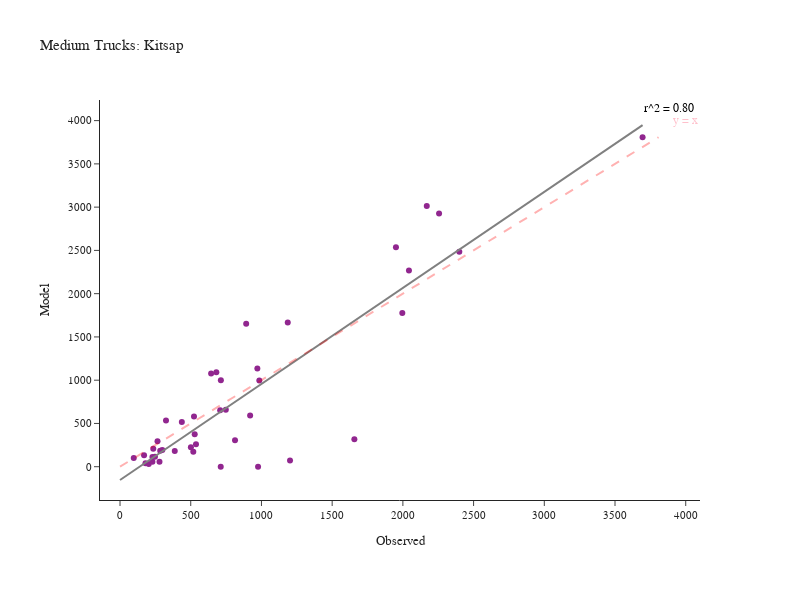

Here is the notebook cell this chart was saved with:
### Code cell
fig = create_truck_chart(df_daily_med, 'Medium', 'Kitsap')
fig.show()

### Figure 1 — Plotly figure (JSON) as saved in the notebook; plotly's stock layout.template omitted (floating-point values rounded to 4 significant figures)
{"data": [{"customdata": [["SR-16  N/O SR-302 NB/SB", "Kitsap"], ["SR-16 N/O SR-160 NB/SB", "Kitsap"], ["SR-16 N/O Tremont NB/SB", "Kitsap"], ["SR-16 S/O SR-3 NB", "Kitsap"], ["SR-104 @ Hood Canal Bridge WB/EB", "Kitsap"], ["SR-104 E/O Hood Canal Bridge WB/EB", "Kitsap"], ["SR-104 N/O Pt Gamble Rd WB/EB", "Kitsap"], ["SR-104 E/O SR-307 WB/EB", "Kitsap"], ["SR-104 E/O Hansville WB/EB", "Kitsap"], ["SR-160 @ SR-16 WB/EB", "Kitsap"], ["SR-160 E/O Long Lake Rd WB/EB", "Kitsap"], ["SR-160 W/O Banner WB/EB", "Kitsap"], ["SR-160 E/O Peterson WB/EB", "Kitsap"], ["SR-160 S/O Southworth Dr WB/EB", "Kitsap"], ["SR-166 E/O SR-16 WB/EB", "Kitsap"], ["SR-3 E/O Sunset Way NB/SB", "Kitsap"], ["SR-3 N/O SR-305 NB/SB", "Kitsap"], ["SR-3 S/O Newberry Hill Rd NB/SB", "Kitsap"], ["SR-3 @ SR-304 NB/SB", "Kitsap"], ["SR-3 NE of SR-16 NB/SB", "Kitsap"], ["SR-3 W/O Lake Flora Rd NB/SB", "Kitsap"], ["SR-303 E/O SR-3 NB/SB", "Kitsap"], ["SR-303 N/O 11th St NB/SB", "Kitsap"], ["SR-303 N/O SR-304 NB/SB", "Kitsap"], ["SR-304 E/O SR-3 WB/EB", "Kitsap"], ["SR-304 W/O Naval WB/EB", "Kitsap"], ["SR-305 W/O SR-307 WB/EB", "Kitsap"], ["SR-305 W/O Suquamish Way WB/EB", "Kitsap"], ["SR-305 N/O Day Rd WB/EB", "Kitsap"], ["SR-305 N/O High School Rd WB/EB", "Kitsap"], ["SR-305 S/O Winslow Way WB/EB", "Kitsap"], ["SR-305 @ Ferry Ramp WB/EB", "Kitsap"], ["SR-307 W/O SR-104 NB/SB", "Kitsap"], ["SR-307 N/O Gunderson NB/SB", "Kitsap"], ["SR-307 S/O Gunderson NB/SB", "Kitsap"], ["SR-307 N/O SR-305 NB/SB", "Kitsap"], ["SR-308 @ SR-3 WB/EB", "Kitsap"], ["SR-308 E/O SR-3 WB/EB", "Kitsap"], ["SR-308 E/O Silverdale Way WB/EB", "Kitsap"], ["SR-308 W/O Brownsville Hwy WB/EB", "Kitsap"], ["SR-310 @ SR-3 WB/EB", "Kitsap"], ["SR-310 W/O Callow WB/EB", "Kitsap"]], "hovertemplate": "Observed=%{x}<br>Model=%{y}<br>location=%{customdata[0]}<br>County=%{customdata[1]}<extra></extra>", "legendgroup": "", "line": {"color": "Grey", "width": 2}, "marker": {"color": "#91268F", "symbol": "circle"}, "mode": "markers", "name": "", "orientation": "v", "showlegend": false, "type": "scatter", "x": [2256, 1951, 2169, 1996, 712, 180, 203, 537, 299, 523, 501, 387, 235, 97, 325, 1202, 1657, 2399, 2043, 3695, 976, 985, 971, 437, 892, 681, 1186, 713, 644, 518, 279, 229, 813, 528, 708, 748, 170, 229, 284, 247, 920, 265], "xaxis": "x", "y": [2926, 2536, 3012, 1776, 0, 39, 31, 261, 192, 581, 226, 181, 207, 100, 534, 72, 318, 2484, 2268, 3808, 0, 995, 1135, 517, 1651, 1092, 1666, 998, 1076, 172, 58, 58, 306, 375, 653, 658, 131, 112, 184, 115, 593, 294], "yaxis": "y"}, {"hovertemplate": "Observed=%{x}<br>Model=%{y}<extra></extra>", "legendgroup": "", "line": {"color": "Grey", "dash": "solid", "width": 2}, "marker": {"symbol": "circle"}, "mode": "lines", "name": "", "orientation": "v", "showlegend": false, "type": "scatter", "x": [0.0, 37.32, 74.65, 112.0, 149.3, 186.6, 223.9, 261.3, 298.6, 335.9, 373.2, 410.6, 447.9, 485.2, 522.5, 559.8, 597.2, 634.5, 671.8, 709.1, 746.5, 783.8, 821.1, 858.4, 895.8, 933.1, 970.4, 1008.0, 1045.0, 1082.0, 1120.0, 1157.0, 1194.0, 1232.0, 1269.0, 1306.0, 1344.0, 1381.0, 1418.0, 1456.0, 1493.0, 1530.0, 1568.0, 1605.0, 1642.0, 1680.0, 1717.0, 1754.0, 1792.0, 1829.0, 1866.0, 1903.0, 1941.0, 1978.0, 2015.0, 2053.0, 2090.0, 2127.0, 2165.0, 2202.0, 2239.0, 2277.0, 2314.0, 2351.0, 2389.0, 2426.0, 2463.0, 2501.0, 2538.0, 2575.0, 2613.0, 2650.0, 2687.0, 2725.0, 2762.0, 2799.0, 2837.0, 2874.0, 2911.0, 2949.0, 2986.0, 3023.0, 3061.0, 3098.0, 3135.0, 3172.0, 3210.0, 3247.0, 3284.0, 3322.0, 3359.0, 3396.0, 3434.0, 3471.0, 3508.0, 3546.0, 3583.0, 3620.0, 3658.0, 3695.0], "xaxis": "x", "y": [-153.6, -112.2, -70.74, -29.31, 12.13, 53.56, 94.99, 136.4, 177.9, 219.3, 260.7, 302.2, 343.6, 385.0, 426.5, 467.9, 509.3, 550.8, 592.2, 633.6, 675.1, 716.5, 758.0, 799.4, 840.8, 882.3, 923.7, 965.1, 1007.0, 1048.0, 1089.0, 1131.0, 1172.0, 1214.0, 1255.0, 1297.0, 1338.0, 1379.0, 1421.0, 1462.0, 1504.0, 1545.0, 1587.0, 1628.0, 1670.0, 1711.0, 1752.0, 1794.0, 1835.0, 1877.0, 1918.0, 1960.0, 2001.0, 2042.0, 2084.0, 2125.0, 2167.0, 2208.0, 2250.0, 2291.0, 2332.0, 2374.0, 2415.0, 2457.0, 2498.0, 2540.0, 2581.0, 2623.0, 2664.0, 2705.0, 2747.0, 2788.0, 2830.0, 2871.0, 2913.0, 2954.0, 2995.0, 3037.0, 3078.0, 3120.0, 3161.0, 3203.0, 3244.0, 3285.0, 3327.0, 3368.0, 3410.0, 3451.0, 3493.0, 3534.0, 3576.0, 3617.0, 3658.0, 3700.0, 3741.0, 3783.0, 3824.0, 3866.0, 3907.0, 3948.0], "yaxis": "y"}], "layout": {"annotations": [{"align": "right", "font": {"color": "pink", "size": 12}, "showarrow": false, "text": "y = x", "x": 3998.0, "y": 3998.0}, {"align": "right", "font": {"color": "black", "size": 12}, "showarrow": false, "text": "r^2 = 0.80", "x": 3880.0, "y": 4146.0}], "height": 600, "legend": {"tracegroupgap": 0}, "margin": {"b": 100, "l": 100, "r": 100, "t": 100}, "shapes": [{"line": {"color": "Red", "dash": "dash", "width": 2}, "type": "line", "x0": 0, "x1": 3808, "y0": 0, "y1": 3808}], "title": {"text": "Medium Trucks: Kitsap"}, "width": 800, "xaxis": {"anchor": "y", "domain": [0.0, 1.0], "title": {"text": "Observed"}}, "yaxis": {"anchor": "x", "domain": [0.0, 1.0], "title": {"text": "Model"}}}}
